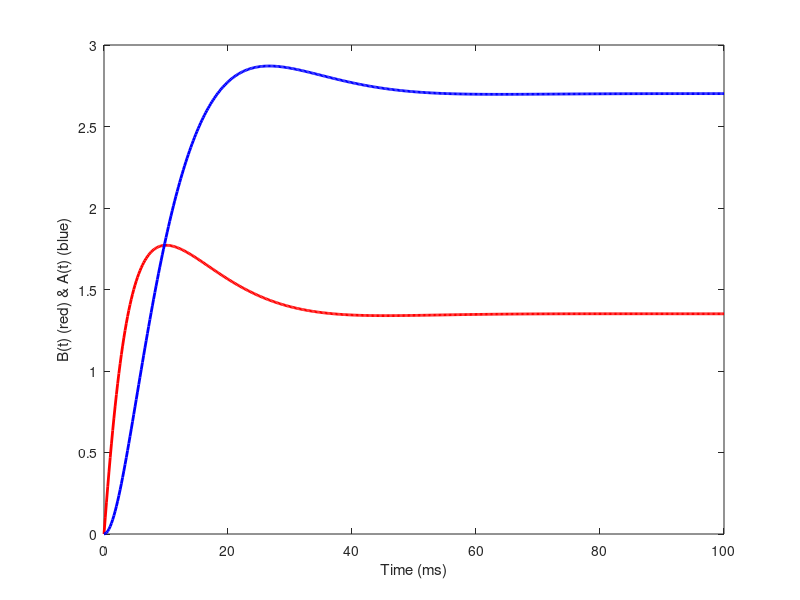
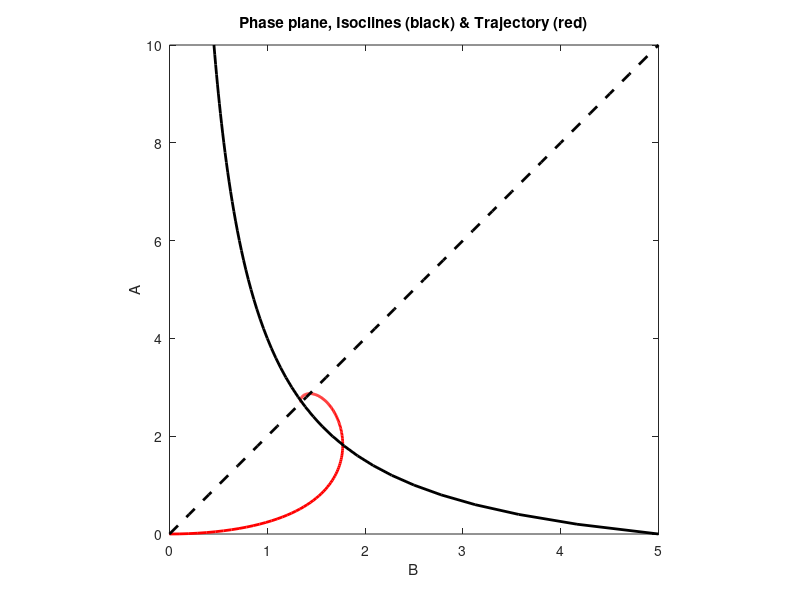

MATLAB code for these plots, in order:
%Fourth Order Runge-Kutta for N-Dimensional Systemsclear all; hold off; clc; close all;Total_Neurons = 2;  %Solve for this number of interacting NeuronsDT = 0.2;  %Time increment as fraction of time constantFinal_Time = 100;   %Final time value for calculationLast = Final_Time/DT + 1;  %Last time stepTime = DT*[0:Last-1];  %Time vectorTau = 20;  %Neural time constants in msecWTS = [1 2 2 1];  %Runge-Kutta Coefficient weightsfor NU = 1:Total_Neurons;  %Initialize	X(NU, :) = zeros(1, Last);  %Vector to store response of Neuron #1	K(NU, :) = zeros(1, 4);  %Runge-Kutta terms		X(1, 1) = 0;  %Initial conditions here if different from zero	X(2, 1) = 0;  %Initial conditions here if different from zero	Weights(NU, :) = WTS;  %Make into matrix for efficiency in main loopend;Wt2 = [0 .5 .5 1];  %Second set of RK weightsrkIndex = [1 1 2 3];Stim = input('Light level (0-10000) = ');T1 = clock;for T = 2:Last;  for rk = 1:4  %Fourth Order Runge-Kutta	XH = X(:, T-1) + K(:, rkIndex(rk))*Wt2(rk);	Tme =Time(T-1) + Wt2(rk)*DT;  %Time upgrade		 	K(1, rk) = DT/10*(-XH(1) + Stim/(1 + XH(2)));  %Your Equation Here  	K(2, rk) = DT/10*(-XH(2) + 2*XH(1));    %Your Equation Here end;	X(:, T) = X(:, T-1) + sum((Weights.*K)')'/6;  %Most efficient with weight matrixend;Calculation_Time = etime(clock, T1)whitebg('w');Xiso = 0:0.2:10;  %X for IsoclinesIsocline2 = Xiso/2;Xiso1 = 0:0.2:10;Isocline1 = Stim./(1 + Xiso1);figure(1); Za = plot(Time, X(1, :), 'r', Time, X(2, :), 'b'); set(Za, 'LineWidth', 2)xlabel('Time (ms)'); ylabel('B(t) (red) & A(t) (blue)');figure(2); Zb = plot(X(1, :), X(2, :), '-r', Isocline1, Xiso1, '-k', Isocline2, Xiso, '--k'); set(Zb, 'LineWidth', 2); axis square;xlabel('B'); ylabel('A'); title('Phase plane, Isoclines (black) & Trajectory (red)');